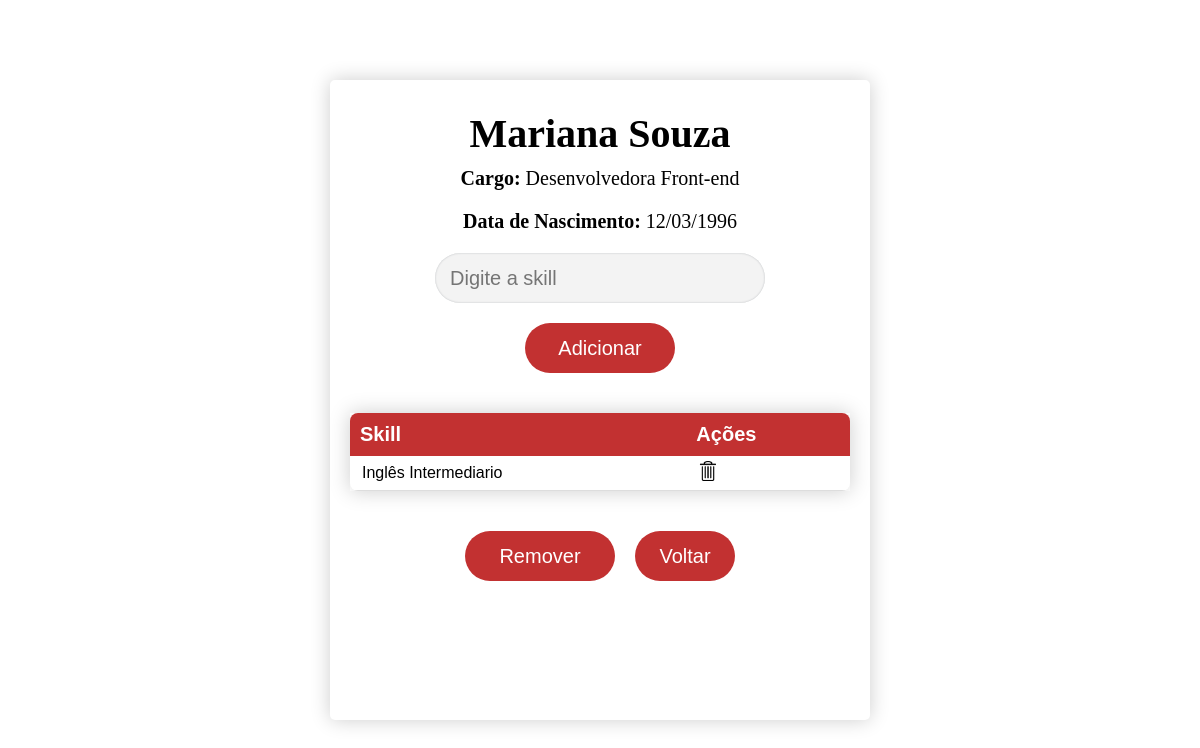
Screenshot of /funcionario/1/ (signed in) with the database file from the repository.
### app/models.py (models this page shows, shortened)
class Funcionario(models.Model):
    nome = models.CharField(max_length=100)
    cargo = models.CharField(max_length=50)
    data_nascimento = models.DateField()
    skills = models.ManyToManyField(Skill, blank=True)  # Relacionamento ManyToMany com Skill

class Skill(models.Model):
    nome = models.CharField(max_length=100)

### app/views.py (the view)
# urls.py: path('funcionario/<int:funcionario_id>/', views.funcionario_detalhes, name='funcionario_detail'),  # Corrigido para nome correto da URL)
@login_required(login_url='login')
def funcionario_detalhes(request, funcionario_id):
    funcionario = get_object_or_404(Funcionario, id=funcionario_id)
    return render(request, 'skills.html', {'funcionario': funcionario})

### app/templates/skills.html (shortened to what this page needs)
{% extends 'layout.html' %}
{% load static %}
{% block extrahead %}
    <link rel="stylesheet" href="{% static 'app/css/skills.css' %}">
{% endblock %}
{% block content %}
    <div class="skillsContainer">
        <h1>{{ funcionario.nome }}</h1>
        <p><strong>Cargo:</strong> {{ funcionario.cargo }}</p>
        <p><strong>Data de Nascimento:</strong> {{ funcionario.data_nascimento|date:"d/m/Y" }}</p>
        <form method="post" action="{% url 'add_skill' funcionario.id %}">
            <input id="skillInput" name="skill" type="text" placeholder="Digite a skill">
            <button type="submit">Adicionar</button>
        </form>
        <div class="skillsList">
            <table id="skillsTable">
                <thead>
                    <tr>
                        <th>Skill</th>
                        <th>Ações</th>
                    </tr>
                </thead>
                <tbody>
                    {% for skill in funcionario.skills.all %}
                        <tr>
                            <td>{{ skill.nome }}</td>
                            <td>
                                <a href="{% url 'remove_skill' funcionario.id skill.id %}" class="remove-skill">
                                    <img src="{% static 'app/img/icons/delete.png' %}" alt="">
                                </a>
                            </td>
                        </tr>
                    {% empty %}
                        <tr>
                            <td colspan="2">Não há skills cadastradas.</td>
                        </tr>
                    {% endfor %}
                </tbody>
            </table>
        </div>
        <div class="buttons">
            <form method="post" action="{% url 'remove_funcionario' funcionario.id %}">
                <button type="submit" class="deleteBtn" onclick="return confirm('Deseja realmente remover este funcionário?')">Remover</button>
            </form>
            <button class="goBackBtn" onclick="location.href='{% url 'main' %}'">Voltar</button>
        </div>
    </div>
{% endblock %}

### app/static/app/css/skills.css (style rules this page uses)
html, body { height: 100%; width: 100%; margin: 0; display: flex; flex-direction: column; justify-content: center; place-items: center; font-family: Calibri; }
a { text-decoration: none; color: #000; }
.skillsContainer { display: flex; flex-direction: column; align-items: center; box-shadow: 0 0 20px 0 rgba(0, 0, 0, 0.2); border-radius: 5px; width: 500px; height: 600px; padding: 20px; background-color: white; font-size: 20px; }
.skillsContainer p { margin: 0 0 20px 0; }
h1 { margin: 10px 0; }
form { display: flex; flex-direction: column; align-items: center; }
input[type="text"] { width: 300px; height: 20px; padding: 15px 15px; border-radius: 50px; outline: none; border: none; background-color: rgb(243, 243, 243); box-shadow: inset 0 0 2px #b8bbbe; font-size: 20px; color:rgb(73, 73, 73); }
button { width: 150px; margin: 20px 10px; height: 50px; border-radius: 50px; cursor: pointer; outline: none; color: white; font-size: 20px; transition: .3s; background-color: #c23131;; border: none; }
.skillsList { width: 100%; margin: 20px 0; overflow-x: auto; box-shadow: 0 0 20px 0 rgba(0, 0, 0, 0.2); }
#skillsTable { width: 100%; border-collapse: collapse; font-family: Arial, sans-serif; text-align: left; border-radius: 8px; overflow: hidden; box-shadow: 0 2px 10px rgba(0, 0, 0, 0.1); }
#skillsTable thead th { background-color: #c23131;; color: white; padding: 10px; font-weight: bold; }
#skillsTable tbody td { padding: 5px 12px; border-bottom: 1px solid #dddddd; font-size: 16px; }
.remove-skill img { width: 20px; height: 20px; cursor: pointer; }
.goBackBtn { padding: 0; width: 100px; }
.buttons { display: flex; flex-direction: row; justify-content: center; align-items: center; }

### rows the page displays
Funcionario: nome "Mariana Souza", cargo "Desenvolvedora Front-end", data_nascimento "12/03/1996"
Skill: nome "Inglês Intermediario"
